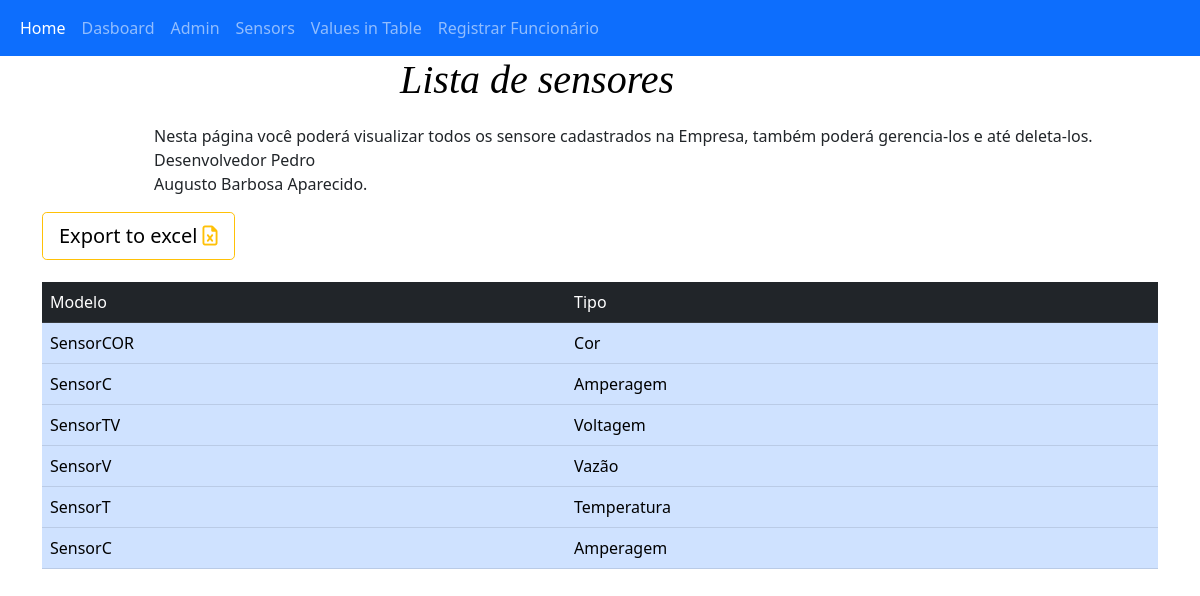
The page /sensors/sensor/ on the database its author committed.
### dashboard/models.py (models this page shows, shortened)
class Sensor(models.Model):
    NO_COLOR = 'v'
    RED = 'r'
    GREEN = 'g'
    BLUE = 'b'
    COLOR = 'C'
    CURRENT = 'A'
    VOLTAGE = 'V'
    LEVEL = 'L'
    FLOW_RATE = 'F'
    TEMPERATURE = 'T'
    TYPES_SENSORS = [
        (COLOR, "COR"),
        (CURRENT, "CORRENTE"),
        (VOLTAGE, "TENSÃO"),
        (LEVEL, "NÍVEL"),
        (FLOW_RATE, "VAZÃO"),
        (TEMPERATURE, "TEMPERATURA"),
    ]
    SENSOR_COLOR_CHOICE = [
        (NO_COLOR, 'Sem Cor'),
        (RED, 'Vermelho'),
        (GREEN, 'Verde'),
        (BLUE, 'Azul'),
    ]
    model = models.CharField(null=False, blank=False, max_length=20)
    type_sensor = models.CharField(null=True, blank=True, max_length=25, choices=TYPES_SENSORS)
    type_sensor_str = ''
    @staticmethod
    def __str_type(type_sensor=None):
        if not(type_sensor is None):
            if type_sensor == 'C':
                return "Cor"
            if type_sensor == 'A':
                return "Amperagem"
            if type_sensor == 'V':
                return "Voltagem"
            if type_sensor == 'L':
                return "Nível"
            if type_sensor == 'F':
                return "Vazão"
            if type_sensor == 'T':
                return "Temperatura"
        return f'None Type'
    @property
    def type_sensor_str(self):
        return self.__str_type(self.type_sensor)
    def __str__(self):
        return f'{self.model}'

### dashboard/views.py (the view)
# urls.py: path('sensor/', SensorListView.as_view(), name='sensor-list'),
class SensorListView(ListView):
    model = Sensor
    template_name = 'dashboard/listObjects.html'
    def get_context_data(self, **kwargs):
        context = super().get_context_data(**kwargs)
        context['title'] = "Lista de sensores"
        context['header_table_0'] = 'Modelo'
        context['header_table_1'] = 'Tipo'
        context['title_page'] = "List Sensor"
        context['type_object'] = 'sensors'
        context['type'] = 0
        context['mensage'] = 'sensore cadastrados na Empresa'
        return context

### dashboard/templates/dashboard/listObjects.html (shortened to what this page needs)
{% extends 'base.html' %}
{% load static %}
{% block cssExtern %}
    <link rel="stylesheet" type="text/css" href="{% static 'css/containers.css' %}">
    <link rel="stylesheet" type="text/css" href="{% static 'css/fonts.css' %}">
    <link rel="stylesheet" type="text/css" href="{% static 'css/img.css' %}">
    <link rel="stylesheet" type="text/css" href="{% static 'css/links.css' %}">
    <link rel="stylesheet" type="text/css" href="{% static 'css/randons.css' %}">
    <link rel="stylesheet" type="text/css" href="{% static 'css/tables.css' %}">
{% endblock %}
{% block content %}
    <div class="container">
        <h1 style="font-family: 'Arial Black'; font-style: italic; margin-left: calc(50% - 200px); color: black;"> {{ title }} </h1>
        {% if not is_user %}
            <p class="fp left">
                Nesta página você poderá visualizar todos os {{ mensage }}, também poderá gerencia-los e até deleta-los. Desenvolvedor
                Pedro <br> Augusto Barbosa Aparecido.
            </p>
        {% else %}
            <p class="fp left">
                Lista de Funcionários cadastrados.
            </p>
        {% endif %}
        <div class="btn btn-outline-warning bottom btn-lg">
            <a class="link-btn-export" href="{% url 'export-excel' type %}">Export to excel</a>
            <i class="fa fa-file-excel-o" aria-hidden="true"></i>
        </div>
        <table class="table table-hover">
            <tr class="table-dark">
                <td class="table-dark">{{ header_table_0 }}</td>
                <td class="table-dark">{{ header_table_1 }}</td>
            </tr>
            {% if type_object == 'sensors' %}
                {% for sensor in object_list %}
                     <tr class="table-primary">
                        <td class="table-primary">
                            <a class="link-in-table" href="{% url 'detail-sensor' sensor.id %}">{{ sensor }}</a>
                        </td>
                        <td class="table-primary">
                            {{ sensor.type_sensor_str }}
                        </td>
                    </tr>
                {% endfor %}
            {% endif %}
        </table>
    </div>
{% endblock %}

### dashboard/static/css/links.css (style rules this page uses)
.link-in-table { text-decoration: none; color: black; }
.link-btn-export { text-decoration: none; color: black; }

### dashboard/static/css/randons.css (style rules this page uses)
.bottom { margin-bottom: calc(2rem * 0.7); }
.left { margin-left: calc(10rem * 0.7); }

### rows shown on the page
Sensor: model "SensorCOR", type_sensor_str "Cor"
Sensor: model "SensorC", type_sensor_str "Amperagem"
Sensor: model "SensorTV", type_sensor_str "Voltagem"
Sensor: model "SensorV", type_sensor_str "Vazão"
Sensor: model "SensorT", type_sensor_str "Temperatura"
Sensor: model "SensorC", type_sensor_str "Amperagem"

### other values the page prints
{{ title }} "Lista de sensores"
{{ mensage }} "sensore cadastrados na Empresa"
{{ header_table_0 }} "Modelo"
{{ header_table_1 }} "Tipo"
